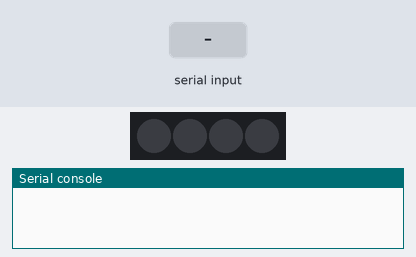
Bench run of a program on a simulated CircuitPython board. Parts: 4 RGB LEDs in strip order, left to right, the last lines printed to the serial console. The test bench sets the inputs (shaded band). Dim RGB values are drawn brighter than linear.

Above: at 1.2 s.
1.3 s: "red" typed at the serial console, then Enter
At 1.8 s:
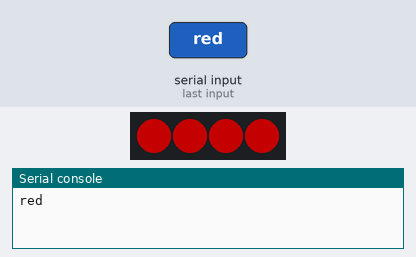
4.3 s: "green" typed at the serial console, then Enter
At 5.7 s:
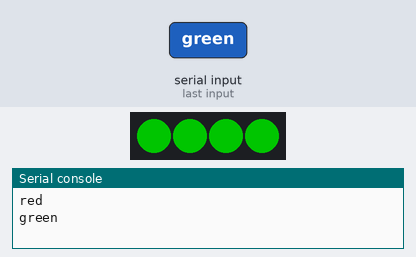
7.3 s: "blue" typed at the serial console, then Enter
At 10.0 s:
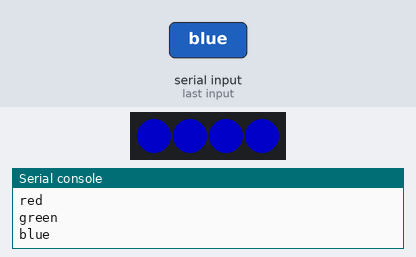
10.3 s: "yellow" typed at the serial console, then Enter
At 10.47 s:
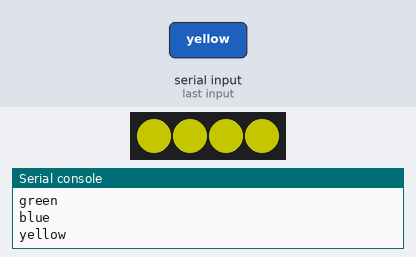
Timing chart, 0 to 14.3 s (numbered marks = the images above; inputs shaded):
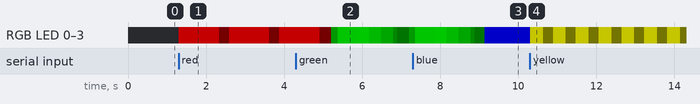

The program:

code.py
```python
import time
import board
import neopixel
import supervisor

led = neopixel.NeoPixel(board.NEOPIXEL, 4)
color = None
ledsOn = False
maxBrightness = 100
countdown = 600

while True:
    if supervisor.runtime.serial_bytes_available:
        color = input().strip()

    if color == "red":
        ledsOn = True

        for value in range(0, maxBrightness, 5):
            led.fill((value, 0, 0))

        time.sleep(1)

        for value in range(maxBrightness, 0, -1):
            led.fill((value, 0, 0))

        time.sleep(.25)
    elif color == "green":
        ledsOn = True

        for value in range(0, maxBrightness, 5):
            led.fill((0, value, 0))
            time.sleep(0.01)

        time.sleep(.5)

        for value in range(maxBrightness, 0, -1):
            led.fill((0, value, 0))
            time.sleep(0.01)

        time.sleep(.25)
    elif color == "blue":
        ledsOn = True
        led.fill((0, 0, maxBrightness))
    elif color == "yellow":
        ledsOn = True

        for value in range(0, maxBrightness, 5):
            led.fill((value, value, 0))

        time.sleep(.25)

        for value in range(255, 0, -1):
            led.fill((value, value, 0))

        time.sleep(.25)
    else:
        if ledsOn:
            led.fill((0, 0, 0))
            ledsOn = False
```

Measured:
- after the input at 1.3 s, RGB LED 0–3: alternates RGB(95, 0, 0) for 1.0 s and RGB(1, 0, 0) for 0.26 s, starting at once
- after the input at 10.3 s, RGB LED 0–3: alternates RGB(95, 95, 0) for 0.33 s and RGB(1, 1, 0) for 0.26 s, starting at once
